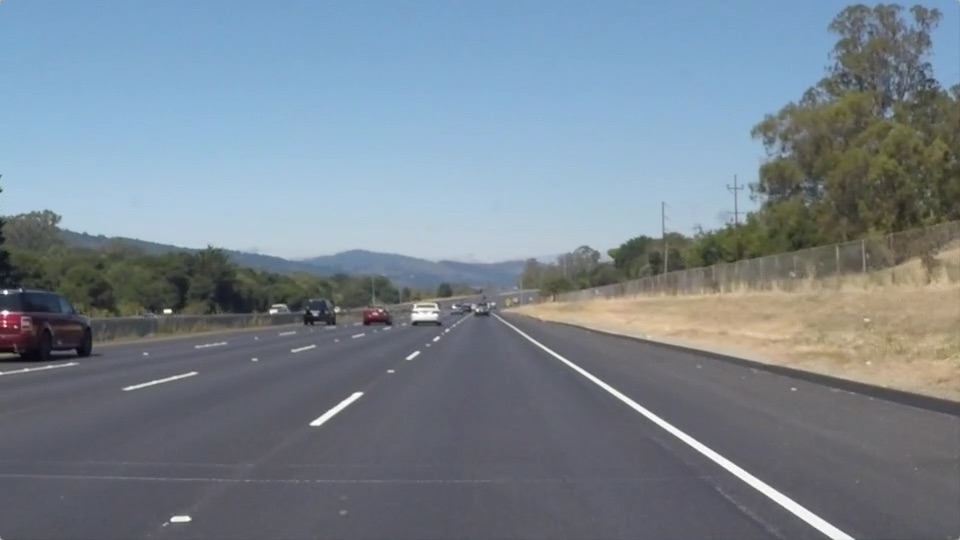
#> input picture Day8/lanes.jpg, 960 x 540 px, given in place of the camera
$ python HSV_Video.py
#> lines starting #> are read from the running program, lines starting #| are printed output that depends on the picture; after the words box and inside, x2 and y2 are one past the last pixel; in counts of white or black regions, pixels touching at a corner belong together
#!/usr/bin/python3

import cv2
import numpy as np

def nothing(x):
	pass


cv2.namedWindow("Tracking")
cv2.createTrackbar("LH","Tracking",0,255,nothing)
#> slider 'LH' is set to 51
cv2.createTrackbar("LS","Tracking",0,255,nothing)
#> slider 'LS' is set to 51
cv2.createTrackbar("LV","Tracking",0,255,nothing)
#> slider 'LV' is set to 51
cv2.createTrackbar("UH","Tracking",255,255,nothing)
cv2.createTrackbar("US","Tracking",255,255,nothing)
cv2.createTrackbar("UV","Tracking",255,255,nothing)
cap = cv2.VideoCapture(0)
while True:
	ret , frame = cap.read()
#> frame is the input picture: shape (540, 960, 3); mean B, G, R 143.7, 132.6, 120.3
	#frame = cv2.imread('/root/Downloads/maja.jpg')
	hsv = cv2.cvtColor(frame,cv2.COLOR_BGR2HSV)
#> hsv: shape (540, 960, 3); mean H, S, V 95, 51.9, 149.2
	l_h = cv2.getTrackbarPos("LH","Tracking")
	l_s = cv2.getTrackbarPos("LS","Tracking")
	l_v = cv2.getTrackbarPos("LV","Tracking")
	u_h = cv2.getTrackbarPos("UH","Tracking")
	u_s = cv2.getTrackbarPos("US","Tracking")
	u_v = cv2.getTrackbarPos("UV","Tracking")
	# Blue
	l_b = np.array([l_h,l_s,l_v])
	u_b = np.array([u_h,u_s,u_v])
	mask = cv2.inRange(hsv,l_b,u_b)
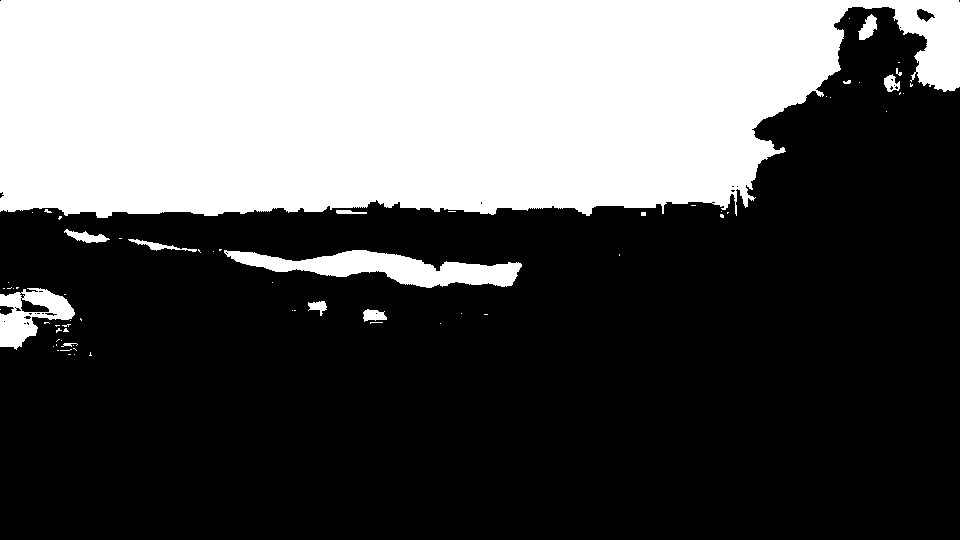
#> mask: shape (540, 960); 35% white; 68 white regions (54 under 20 px), largest, box (x1, y1, x2, y2) and area: (0, 0, 960, 218) 171674, (224, 250, 522, 288) 5495, (0, 288, 75, 350) 2349
	res = cv2.bitwise_and(frame,frame,mask=mask)
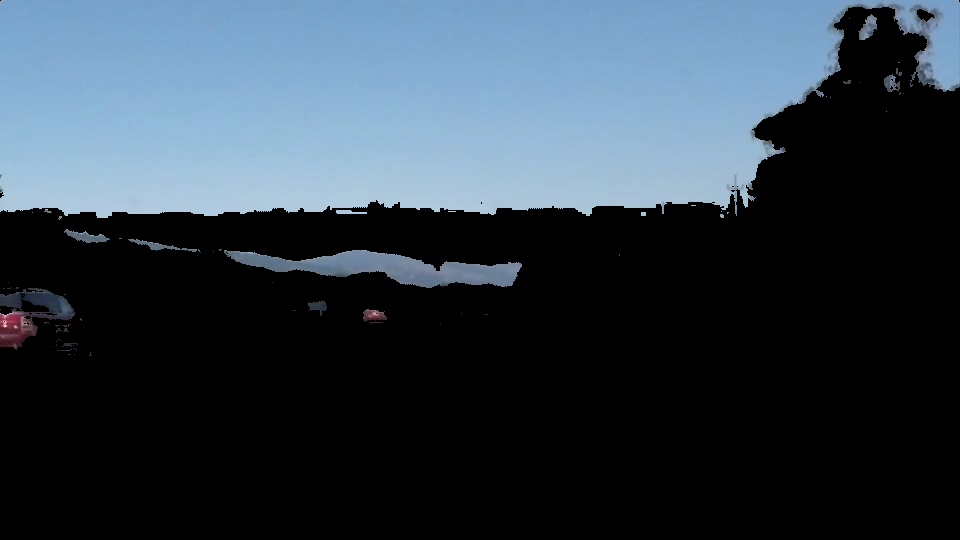
#> res: shape (540, 960, 3); mean B, G, R 72.1, 61.1, 48.7
	cv2.imshow('frame',frame)
	cv2.imshow('hsv',hsv)
	cv2.imshow('res',res)
	cv2.imshow('mask',mask)
	if cv2.waitKey(1) == ord('q'):
#> (key q is pressed here)
		break
cap.release()
cv2.destroyAllWindows()
